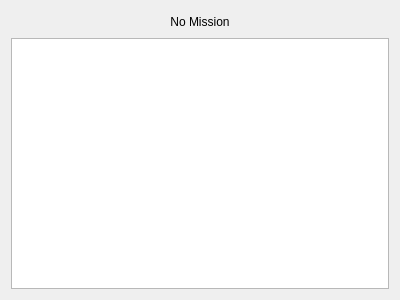
<?xml version="1.0" encoding="UTF-8"?>
<ui version="4.0">
 <class>FlightPathWidget</class>
 <widget class="QWidget" name="FlightPathWidget">
  <property name="geometry">
   <rect>
    <x>0</x>
    <y>0</y>
    <width>400</width>
    <height>300</height>
   </rect>
  </property>
  <property name="windowTitle">
   <string>Form</string>
  </property>
  <layout class="QVBoxLayout" name="verticalLayout">
   <item alignment="Qt::AlignHCenter">
    <widget class="QToolButton" name="Mission_">
     <property name="sizePolicy">
      <sizepolicy hsizetype="Fixed" vsizetype="Fixed">
       <horstretch>0</horstretch>
       <verstretch>0</verstretch>
      </sizepolicy>
     </property>
     <property name="minimumSize">
      <size>
       <width>300</width>
       <height>0</height>
      </size>
     </property>
     <property name="contextMenuPolicy">
      <enum>Qt::NoContextMenu</enum>
     </property>
     <property name="text">
      <string>No Mission</string>
     </property>
     <property name="popupMode">
      <enum>QToolButton::InstantPopup</enum>
     </property>
     <property name="toolButtonStyle">
      <enum>Qt::ToolButtonTextOnly</enum>
     </property>
     <property name="autoRaise">
      <bool>true</bool>
     </property>
    </widget>
   </item>
   <item>
    <widget class="QListWidget" name="PathDetails"/>
   </item>
  </layout>
 </widget>
 <resources/>
 <connections/>
</ui>
